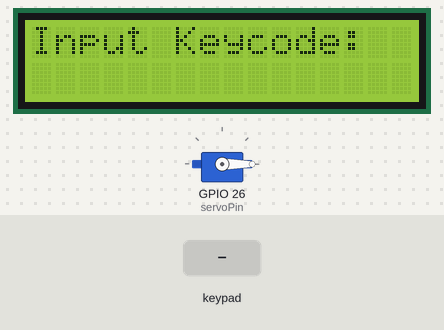
Bench run of a program on a simulated ESP32. On the bench: 16×2 character LCD, servo. The test bench sets the inputs (shaded band). WiFi joins after 1.5 s; servers stay silent unless stated; what the program prints to the serial monitor is not drawn.

Above: at 9.3 s.
9.4 s: keypad keys 1 9 1 8 5 1 7 # pressed 0.4 s apart
At 13.9 s:
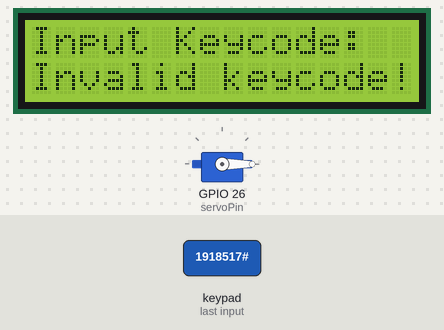
14.6 s: key 'A' pressed
At 16.6 s:
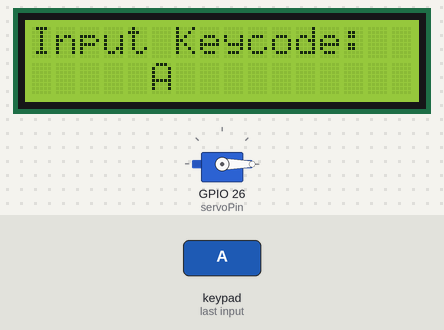
17.2 s: key 'B' pressed
At 18.4 s:
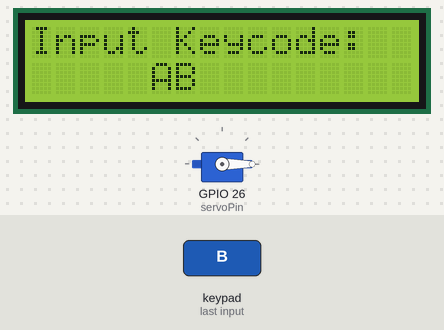
18.7 s: key 'C' pressed
At 19.5 s:
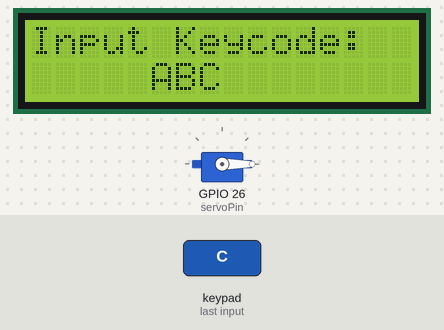
20.2 s: key 'D' pressed
At 21.0 s:
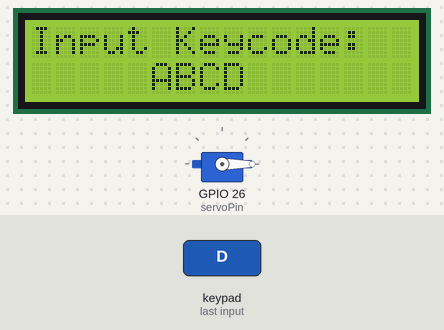
21.7 s: key 'A' pressed
At 23.1 s:
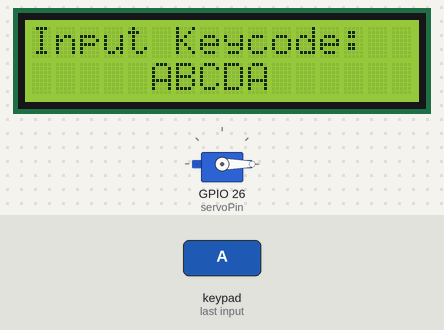
Timing chart, 0 to 24.2 s (numbered marks = the images above; inputs shaded):
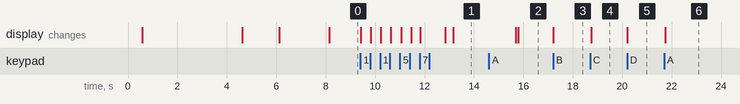

Measured:
- after the input at 9.4 s, the display: first changes at once (image 1 shows a later state)
- after the input at 14.6 s, the display: first differs from a run without the input after 1.2 s (image 2)
- after the input at 17.2 s, the display: changes at once (image 3)
- after the input at 18.7 s, the display: changes at once (image 4)
- after the input at 20.2 s, the display: changes at once (image 5)
- after the input at 21.7 s, the display: changes at once (image 6)

The program:

main.cpp
```cpp
/*
  PROJECT NAME: ESP32 Keypad Doorlock With Database Interface
  AUTHOR: Donsky
  FOR: www.donskytech.com
*/

#include <Arduino.h>
#include <Keypad.h>
#include <WiFi.h>
#include <HTTPClient.h>
#include <ArduinoJson.h>
#include <Wire.h>
#include <LiquidCrystal_I2C.h>
#include <Servo.h>

/**** NEED TO CHANGE THIS ACCORDING TO YOUR SETUP *****/
// The REST API endpoint - Change the IP Address
const char *base_rest_url = "http://<REST-SERVER-IP-ADDRESS>:3000/";

//SSID and Password
const char *ssid = "YOUR_WIFI_SSID";
const char *password = "YOUR_WIFI_PASSWORD";

/**** -- END -- *****/

// Keypad columns and rows
#define ROW_NUM 4    // four rows
#define COLUMN_NUM 4 // four columns

// Servo setup
Servo servoMotor;
static const int servoPin = 26;

// Length of Keycode
const int KEYCODE_SIZE = 6;

char keys[ROW_NUM][COLUMN_NUM] = {
    {'1', '2', '3', 'A'},
    {'4', '5', '6', 'B'},
    {'7', '8', '9', 'C'},
    {'*', '0', '#', 'D'}};

// GIOP19, GIOP18, GIOP5, GIOP17 for row pins
byte pin_rows[ROW_NUM] = {19, 18, 5, 17};
// GIOP13, GIOP14, GIOP015, GIOP16 for column pins
byte pin_column[COLUMN_NUM] = {13, 14, 15, 16};

Keypad keypad = Keypad(makeKeymap(keys), pin_rows, pin_column, ROW_NUM, COLUMN_NUM);

// Length of Keycode + '\0' char
char input_keypad_code[KEYCODE_SIZE + 1];

bool isComplete = false;
byte ctr = 0;

// set the LCD number of columns and rows
int lcdColumns = 16;
int lcdRows = 2;

// Check your I2C LCD Address
LiquidCrystal_I2C lcd(0x27, lcdColumns, lcdRows);

const int FIRST_LCD_ROW = 0;
const int SECOND_LCD_ROW = 1;

const int LCD_TIME_DELAY = 1000;

void closeLock()
{
  Serial.println("Closing lock...");
  servoMotor.write(0);
  delay(500);
}

void openLock()
{
  Serial.println("Opening lock...");
  servoMotor.write(45);
  // Close the lock after 5 seconds
  delay(5000);
  closeLock();
}

// Function to print to LCD
void printToLCD(const String &message, uint8_t column, uint8_t row, bool isClear)
{
  if (isClear)
  {
    lcd.clear();
  }
  // set cursor to  column,  row
  lcd.setCursor(column, row);
  if (message.length() == 0)
  {
    lcd.setCursor(0, 1);
    for (int n = 0; n < 16; n++)
    {
      lcd.print(" ");
    }
  }
  else
  {
    lcd.print(message);
  }
}

// Clear LCD display
void clearLCDLineDisplay(uint8_t row){
    lcd.setCursor(0, row);
    for (int n = 0; n < 16; n++)
    {
      lcd.print(" ");
    }
}

bool parseJson(String jsonDoc)
{
  StaticJsonDocument<512> doc;

  DeserializationError error = deserializeJson(doc, jsonDoc);

  if (error)
  {
    Serial.print("deserializeJson() failed: ");
    Serial.println(error.c_str());
    return false;
  }

  // JSON return from our API Rest Service
  // We are not using everything but only checking the success value if it is true or false
  bool success = doc["success"]; // true
  // const char *message = doc["message"]; // "Successfully retrieved keycode record"
  // JsonObject keyCode = doc["keyCode"];
  // const char *keyCode_id = keyCode["_id"];                  // "62e89195006f4422e95cc96f"
  // const char *keyCode_keyCode = keyCode["keyCode"];         // "BC9876"
  // bool keyCode_active = keyCode["active"];                  // true
  // const char *keyCode_description = keyCode["description"]; // "Anna key code"
  // const char *keyCode_createdAt = keyCode["createdAt"];     // "2022-08-02T02:53:09.096Z"
  // const char *keyCode_updatedAt = keyCode["updatedAt"];     // "2022-08-02T02:53:09.096Z"
  // int keyCode_v = keyCode["__v"];                           // 0
  // Serial.printf("success :: %d\n", success);
  // Serial.printf("message :: %s\n", message);
  // Serial.printf("keyCode :: ", keyCode);

  return success ? true : false;
}

bool checkKeyCode(String key_code)
{
  bool isPresent = false;
  char rest_api_url[200];
  // Calling our API server
  sprintf(rest_api_url, "%sapi/keycodes/%s", base_rest_url, key_code.c_str());
  Serial.printf("API URL=%s", rest_api_url);

  HTTPClient http;

  Serial.print("[HTTP] begin...\n");
  http.begin(rest_api_url);

  Serial.print("[HTTP] GET...\n");
  // start connection and send HTTP header
  int httpCode = http.GET();

  // httpCode will be negative on error
  if (httpCode > 0)
  {
    // HTTP header has been send and Server response header has been handled
    Serial.printf("[HTTP] GET... code: %d\n", httpCode);

    // file found at server
    if (httpCode == HTTP_CODE_OK)
    {
      String payload = http.getString();
      Serial.println(payload);
      isPresent = parseJson(payload);
      Serial.printf("isPresent :: %s\n", isPresent ? "Keycode is present!" : "Keycode not found!");
    }
  }
  else
  {
    Serial.printf("[HTTP] GET... failed, error: %s\n", http.errorToString(httpCode).c_str());
  }

  http.end();
  return isPresent;
}

void clearDataArray()
{
  int index = 0;
  while (input_keypad_code[index] != '\0')
  {
    input_keypad_code[index] = 0;
    index++;
  }
}

void keypadEvent(KeypadEvent key)
{
  switch (keypad.getState())
  {
  case PRESSED:
    if (key == '#')
    {
      Serial.println("Validating with the API...");
      if (isComplete)
      {
        Serial.println("Calling the API...");
        Serial.println(input_keypad_code);
        bool isValid = checkKeyCode(input_keypad_code);
        if (isValid)
        {
          printToLCD("Correct keycode!", 0, 1, false);
          delay(LCD_TIME_DELAY);
          openLock();
        }
        else
        {
          printToLCD("Invalid keycode!", 0, 1, false);
          delay(LCD_TIME_DELAY);
          closeLock();
        }
        delay(1000);
        printToLCD("", 0, 1, false);
        ctr = 0;
        isComplete = false;
        clearDataArray();
      }
    }
    else if (key == '*')
    {
      clearDataArray();
      Serial.print("After clearing...");
      Serial.println(input_keypad_code);
      printToLCD(input_keypad_code, 5, 1, false);
      ctr = 0;
      isComplete = false;
    }
    else
    {
      if(isComplete){
        printToLCD("Max Length Over!", 0, 1, false);
        delay(1000);
        clearLCDLineDisplay(SECOND_LCD_ROW);
        printToLCD(input_keypad_code, 5, 1, false);
        return;
      }
      input_keypad_code[ctr] = key;
      Serial.println(input_keypad_code);
      printToLCD(input_keypad_code, 5, 1, false);
      ctr++;
      if (ctr == KEYCODE_SIZE)
      {
        Serial.println("6 digit keypad entered!");
        isComplete = true;
      }
    }
    break;

  case RELEASED:
  case IDLE:
  case HOLD:
    break;
  }
}

void setup()
{
  Serial.begin(115200);
  keypad.addEventListener(keypadEvent); // Add an event listener for this keypad
  //Adjust the debounce accordingly
  keypad.setDebounceTime(50);

  // Close lock oif it is open
  closeLock();

  lcd.init();
  lcd.clear();
  lcd.backlight(); // Make sure backlight is on

  printToLCD("Initializing...", 1, 0, true);

  for (uint8_t t = 4; t > 0; t--)
  {
    Serial.printf("[SETUP] WAIT %d...\n", t);
    Serial.flush();
    delay(1000);
  }

  printToLCD("Connecting to WIFI...", 2, 0, true);
  printToLCD("WIFI...", 6, 1, false);
  WiFi.begin(ssid, password);

  while (WiFi.status() != WL_CONNECTED)
  {
    delay(500);
    Serial.print(".");
  }

  Serial.println("");
  Serial.println("WiFi connected");
  Serial.println("IP address: ");
  Serial.println(WiFi.localIP());

  printToLCD("Connected!", 2, 0, true);
  delay(2000);
  printToLCD("Input Keycode:", 0, 0, true);

  servoMotor.attach(servoPin);
}

void loop()
{
  // Just get the key char entered in our loop
  char key = keypad.getKey();
}
```
